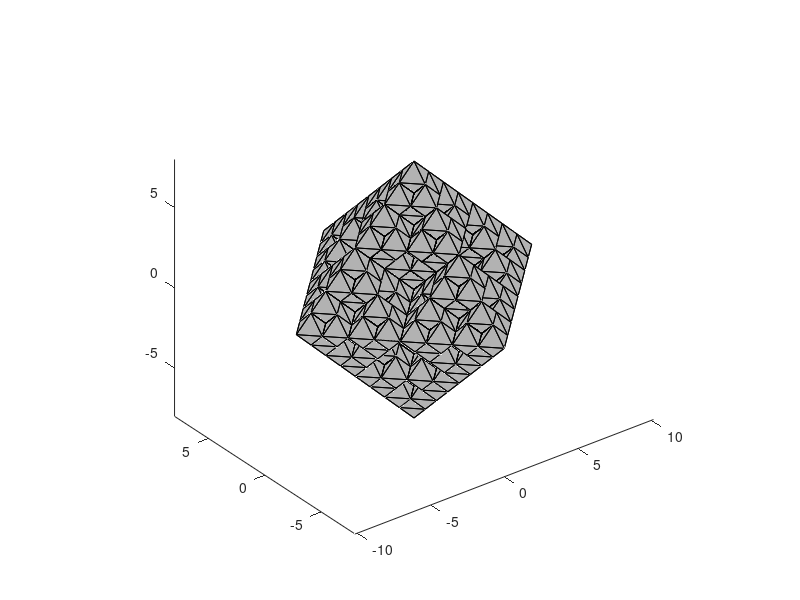

Here is the MATLAB script that generated this plot:
function octahedronFractal2sc

vert=[1 0 0
    -1 0 0
    0 1 0
    0 -1 0
    0 0 1
    0 0 -1];
face=[3 5 2
    5 3 1
    6 3 2
    3 6 1
    4 5 1
    5 4 2
    4 6 2
    6 4 1];

sca=1/2;%scale factor
level=3;%level of recursion
trans=[0 0 0];%translation coordinates
drawFractal(vert,face,sca,trans,level)
axis equal
view(3)

function drawFractal(vert,face,sca,trans,n)

if n>0
    vert(:,1)=vert(:,1)+trans(1);
    vert(:,2)=vert(:,2)+trans(2);
    vert(:,3)=vert(:,3)+trans(3);
    vnew=vert*sca;
    for k=1:length(vert)
        vnew(:,1)=vert(:,1)+vert(k,1);
        vnew(:,2)=vert(:,2)+vert(k,2);
        vnew(:,3)=vert(:,3)+vert(k,3);
        if n==1
            patch('vertices',vnew,'faces',face,'facecolor',[0.7 0.7 0.7]);
            
        end
        drawFractal(vert,face,sca*sca,[vert(k,:)],n-1);
    end
end

return
